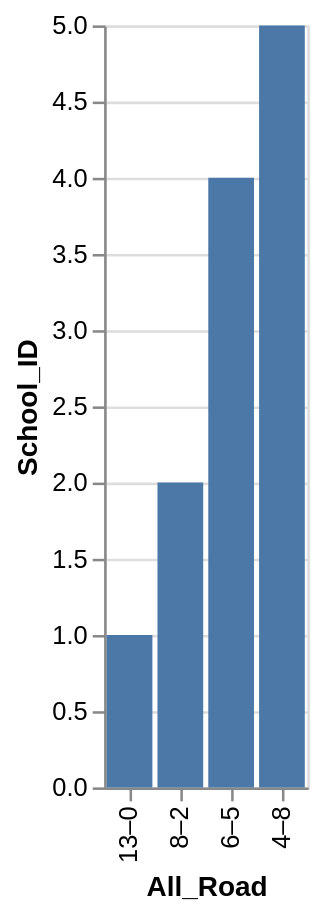

The specification (Vega-Lite) saved for this image:
### Vega-Lite specification from a JSON file in a GitHub repository (floating-point values rounded to 4 significant figures)
{"data": {"values": [{"x_data": "13–0", "y_data": 1}, {"x_data": "8–2", "y_data": 2}, {"x_data": "6–5", "y_data": 4}, {"x_data": "4–8", "y_data": 5}]}, "mark": "bar", "encoding": {"x": {"field": "x_data", "type": "nominal", "title": "All_Road", "sort": {"op": "sum", "field": "y_data", "order": "ascending"}}, "y": {"field": "y_data", "type": "quantitative", "title": "School_ID"}}}
